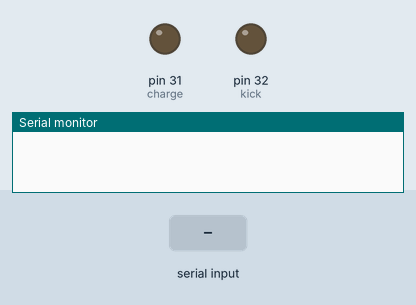
A sketch run on a simulated Arduino Mega 2560, built with avr-gcc and run on an emulated ATmega2560. On the bench: output pins drawn as LEDs (lit = HIGH), the last lines printed to the serial monitor. The test bench sets the inputs (shaded band).

Above: at 1.2 s.
1.3 s: "f" received over Serial
At 2.2 s:
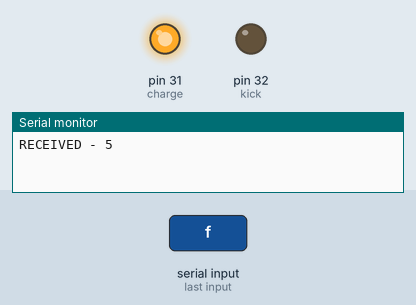
At 6.41 s:
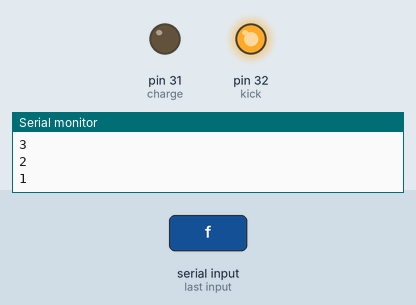
Timing chart, 0 to 8.0 s (numbered marks = the images above; inputs shaded):
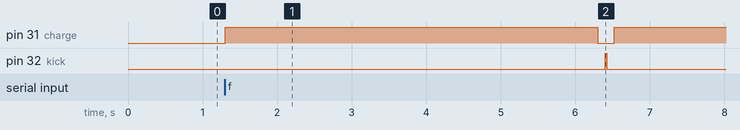

The sketch:

solenoidTestFinal.ino
```cpp
const int charge = 31;  // CHARGE
const int kick = 32;    // KICK

const unsigned long pulseTime = 20;      // ms
const unsigned long switchDelay = 100;   // ms

void setup() {
  pinMode(charge, OUTPUT);
  pinMode(kick, OUTPUT);

  digitalWrite(charge, LOW);
  digitalWrite(kick, LOW);

  Serial.begin(9600);
}

void loop() {
  if (Serial.available() > 0) {
    char cmd = Serial.read();
    if (cmd == 'f') {
      Serial.println("RECEIVED - 5");
      digitalWrite(charge, HIGH);
      delay(1000);
      Serial.println("4");
      delay(1000);
      Serial.println("3");
      delay(1000);
      Serial.println("2");
      delay(1000);
      Serial.println("1");
      delay(1000);
      digitalWrite(charge, LOW);
      delay(switchDelay);
      digitalWrite(kick, HIGH);
      delay(pulseTime);
      digitalWrite(kick, LOW);
      delay(switchDelay);
      digitalWrite(charge, HIGH);
      delay(200);
    }
  }
}
```

Measured:
- after the input at 1.3 s, pin 31 (charge): LOW → HIGH at once, → LOW 5.0 s later, → HIGH 0.22 s later; pin 32 (kick): LOW → HIGH after 5.1 s, → LOW 0.02 s later
